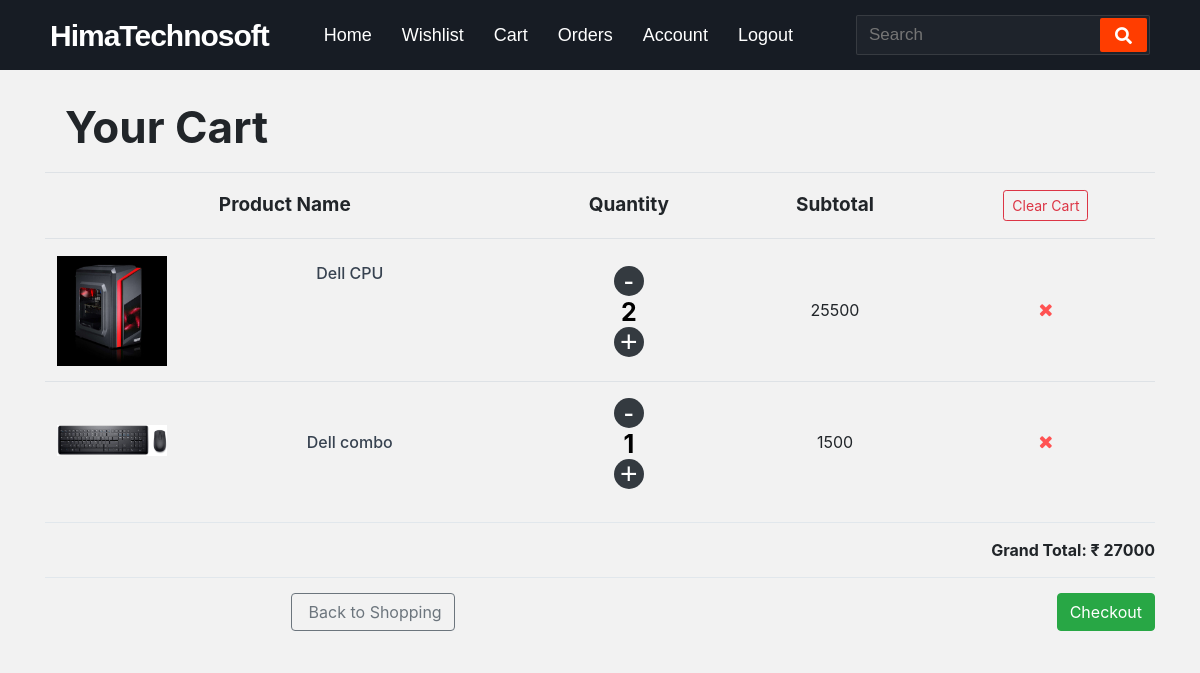
Screenshot of /cart (signed in) with the database file from the repository.
### himatech/models.py (models this page shows, shortened)
class Cart(db.Model):
    cart_id = db.Column(db.Integer, primary_key=True)
    username = db.Column(db.String(32))
    email = db.Column(db.String(120))
    product_name = db.Column(db.String(100))
    product_quantity = db.Column(db.Integer)
    product_image = db.Column(db.String(100))
    product_price = db.Column(db.Integer)
    checkout  = db.Column(db.Boolean, default=False)
    firstName = db.Column(db.String(30))
    lastName = db.Column(db.String(30))
    address = db.Column(db.String(300))
    phoneNumber = db.Column(db.Integer)
    company = db.Column(db.String(150))
    country = db.Column(db.String(100), default="India")
    city = db.Column(db.String(100))
    pincode = db.Column(db.String(6))
    state = db.Column(db.String(30), default="Karnataka")
    checkoutTime = db.Column(db.DateTime, default=datetime.utcnow)
    invoiceNumber = db.Column(db.String(16))

### himatech/routes.py (the view, shortened to what this page needs)
@app.route('/cart', methods=['POST', 'GET'])
@login_required
def cart():
    form = RemoveCartItem()
    checkOut = GoToCheckout()
    cartItems = Cart.query.filter_by(
                                    username=current_user.username,
                                    checkout=False
                                    ).all()
    cartPrice = 0
    for cartItem in cartItems:
        cartPrice += cartItem.product_price
    if cartPrice == 0:
        return render_template('emptycart.html')
    return render_template(
                            'mycart.html',
                            cart=cartItems,
                            cartPrice=cartPrice,
                            form=form,
                            checkOut=checkOut
                            )

### himatech/forms.py
class RemoveCartItem(FlaskForm):
    submit = SubmitField('Remove Item')

class GoToCheckout(FlaskForm):
    submit = SubmitField('Checkout')

### himatech/models.py (called while the page is built)
@login.user_loader                          #loads the user from the database
def load_user(id):
    return User.query.get(int(id))

### himatech/templates/mycart.html (shortened to what this page needs)
{% extends 'base.html'%}
{% block head%}
    <link rel="stylesheet" href="{{ url_for('static', filename='css/mycart.css') }}">
    <link href="https://maxcdn.bootstrapcdn.com/font-awesome/4.3.0/css/font-awesome.min.css" rel="stylesheet">
    <link
	href="https://maxcdn.bootstrapcdn.com/font-awesome/4.7.0/css/font-awesome.min.css"
	rel="stylesheet"
    />
{% endblock head%}
{% block body %}
    <div class="container padding-bottom-3x mb-1 main">
        <h4 style=" font-size: 44px; font-weight: bold; padding: 10px 20px; text-align: left;">Your Cart</h4>
        <div class="table-responsive shopping-cart">
            <table class="table">
                <thead>
                    <tr>
                        <th>Product Name</th>
                        <th class="text-center">Quantity</th>
                        <th class="text-center">Subtotal</th>
                        <th class="text-center">
                            <form method="post" novalidate>
                                <button class="btn btn-sm btn-outline-danger">
                                    Clear Cart
                                </button>
                            </form>
                        </th>
                    </tr>
                </thead>
                <tbody>
                {% for item in cart %}
                    <tr>
                        <td>
                            <div class="product-item">
                                <div class="product-thumb">
                                    <img src="{{url_for('static', filename='images/product_images/'+ item.product_image) }}" alt="Product">
                                </div>
                                <div class="product-info">
                                    <h4 class="product-title">
                                        <a href="{{ url_for('productinfo', productName= item.product_name )}}">{{ item.product_name }}</a>
                                    </h4>
                                </div>
                            </div>
                        </td>
                        <td class="text-center">
                            <div class="qty mt-1">
                                <form method="post" novalidate>
                                    <button style="border:0px; border-color: #fff;">
                                        <span class="minus bg-dark" id="minus">-</span>
                                    </button>
                                </form>
                                <span class="count" id="count">{{ item.product_quantity }}<span>
                                <form method="post" novalidate>
                                   <button>
                                        <span class="plus bg-dark" id="plus">+</span>
                                    </button>
                                </form>
                            </div>
                        </td>
                        <td class="text-center text-lg text-medium">{{ item.product_price }}</td>
                        <td >
                        <form method="post" novalidate>
                            <button class="remove-from-cart">
                                <i class="fa fa-remove"></i>
                            </button>
                        </form>
                        </td>
                    </tr>
                    {% endfor %}
                </tbody>
	    </table>
	</div>
	<div class="shopping-cart-footer">
            <div class="column text-lg" style="font-weight: bold;">
                <span>Grand Total: </span>
                <span class="text-medium" style="font-weight: bold;">&#8377; {{ cartPrice }}</span>
            </div>
        </div>
        <div class="shopping-cart-footer">
            <div class="column">
		<a class="btn btn-outline-secondary" href="{{ url_for('index') }}">
                    &nbsp;Back to Shopping
                </a>
	    </div>
            <div class="column">
		<a class="btn btn-success" href="{{ url_for('checkout') }}">Checkout</a>
	    </div>
        </div>
    </div>
{% endblock body %}

### himatech/static/css/base.css (style rules this page uses)
* { margin: 0; padding: 0; outline: none; box-sizing: border-box; }
body { background: #f2f2f2; }

### himatech/static/css/mycart.css (style rules this page uses)
.main { margin-top: 20px; }
.shopping-cart { margin-bottom: 20px }
.shopping-cart .table { margin-bottom: 0 }
.shopping-cart .btn { margin: 0 }
.shopping-cart>table>thead>tr>th, .shopping-cart>table>thead>tr>td, .shopping-cart>table>tbody>tr>th, .shopping-cart>table>tbody>tr>td { vertical-align: middle !important }
.shopping-cart>table thead th { padding-top: 17px; padding-bottom: 17px; border-width: 1px; font-size: 19px; }
.shopping-cart .remove-from-cart { display: inline-block; color: #ff5252; font-size: 18px; line-height: 1; text-decoration: none }
.shopping-cart .product-item { display: table; width: 100%; min-width: 150px; margin-top: 5px; margin-bottom: 3px }
.shopping-cart .product-item .product-thumb, .shopping-cart .product-item .product-info { display: table-cell; vertical-align: top }
.shopping-cart .product-item .product-thumb { width: 130px; padding-right: 20px }
.shopping-cart .product-item .product-thumb>img { display: block; width: 100% }
.shopping-cart .product-item .product-title { margin-bottom: 6px; padding-top: 5px; font-size: 16px; font-weight: 500 }
.shopping-cart .product-item .product-title>a { transition: color .3s; color: #374250; line-height: 1.5; text-decoration: none }
.shopping-cart-footer { display: table; width: 100%; padding: 10px 0; border-top: 1px solid #e1e7ec }
.shopping-cart-footer>.column { display: table-cell; padding: 5px 0; vertical-align: middle }
.shopping-cart-footer>.column:last-child { text-align: right }
.shopping-cart-footer>.column:last-child .btn { margin-right: 0; margin-left: 15px }
#count { color: #000; display: inline-block; vertical-align: top; font-size: 25px; font-weight: 700; line-height: 30px; padding: 0 2px; min-width: 35px; text-align: center; }
#plus { cursor: pointer; display: inline-block; vertical-align: center; color: white; width: 30px; height: 30px; font: 30px/1 Arial, sans-serif; text-align: center; border-radius: 50%; }
#minus { cursor: pointer; display: inline-block; vertical-align: center; color: white; width: 30px; height: 30px; line-height: 36px; font: 30px/1 Arial, sans-serif; text-align: center; border-radius: 50%; background-clip: padding-box; }
div { text-align: center; }
button { background-color: inherit; border: 0px; }

### rows the page displays
Cart: product_image (picture), product_name "Dell CPU", product_quantity "2", product_price "25500"
Cart: product_image (picture), product_name "Dell combo", product_quantity "1", product_price "1500"

### other values shown
{{ cartPrice }} "27000"
